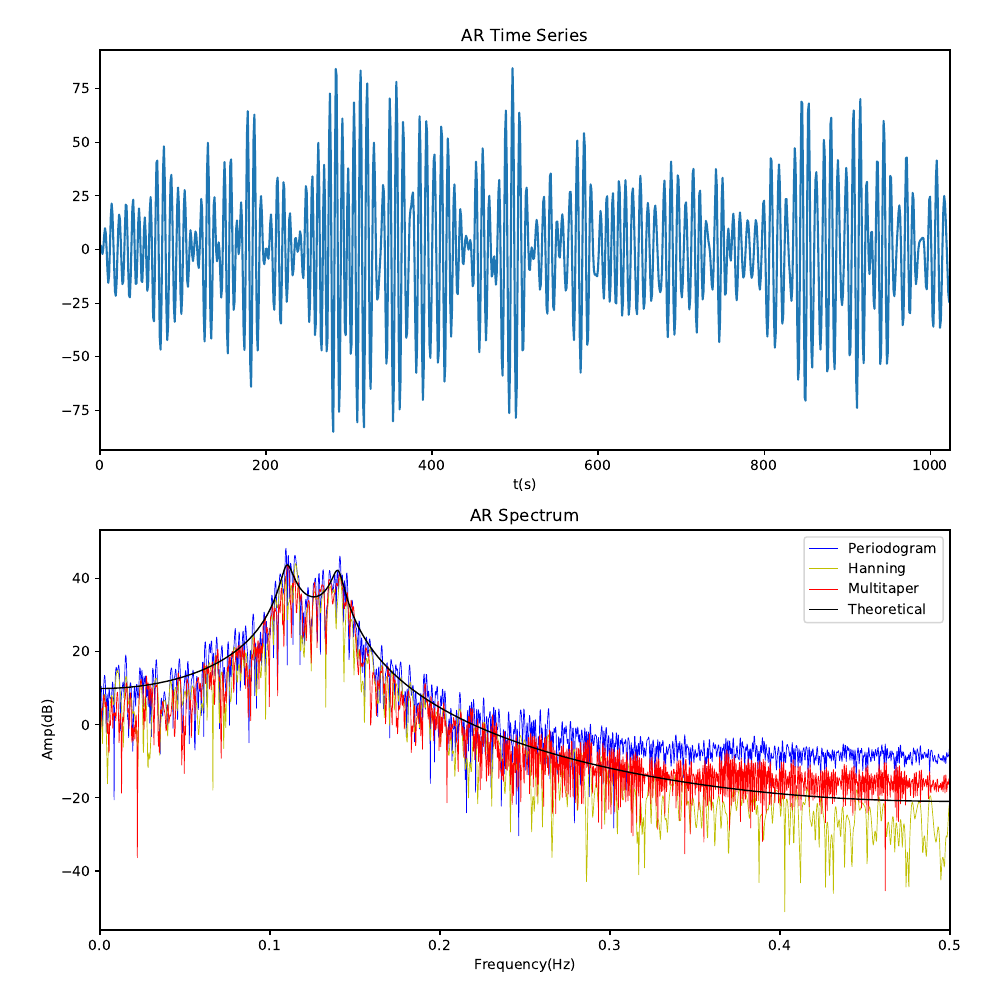

Write the Python code that produced this figure.
#!/usr/bin/env python
from scipy.signal import windows, freqz
from scipy.fftpack import fft,ifft
from scipy import hanning
import matplotlib.pylab as plt 
import numpy as np

#theoretical spectrum
a=2.7607
b=-3.8106
c=2.6535
d=-0.9238
dt=1
x=np.zeros(1028)
w=np.arange(0,np.pi/dt,0.001)
f=w/(2*np.pi/dt)
z=np.exp(-1j*w*dt)
X=1/(1-a*z-b*pow(z,2)-c*pow(z,3)-d*pow(z,4))
PX=np.abs(X)
LPX=20*np.log10(PX)

x[0:4]=np.random.randn(4)
for i in range(4,1028):
    x[i]=a*x[i-1]+b*x[i-2]+c*x[i-3]+d*x[i-4]+np.random.randn(1)
x=x[4:1028]
fn = 2048
M = 1024
NW = 4

hsum = np.zeros(fn,dtype='complex')
win, eigvals = windows.dpss(M, NW, 8, return_ratios=True)
w0,h0=freqz(x,worN=fn)
whan,hhan=freqz(hanning(len(x))*np.array(x),worN=fn)
for i in range(0,len(win)):
    w,h=freqz(win[i]*x,worN=fn)
    hsum+=h/np.sqrt(eigvals[i])
hsum/=len(win)

fig=plt.figure(figsize=(10,10))
rect2=(0.1,0.07,0.85,0.4)
rect1=(0.1,0.55,0.85,0.4)
ax1=plt.axes(rect1)
ax2=plt.axes(rect2)
ax1.plot(np.arange(0,1024,1),x)
ax1.set(title='AR Time Series',xlabel='t(s)',xlim=[0,1024])
ax2.plot(w0/(2*np.pi),20*np.log10(np.abs(h0/np.sqrt(len(x)))),'b-',linewidth=0.5)
ax2.plot(whan/(2*np.pi),20*np.log10(np.abs(hhan/np.sqrt(len(x)))),'y-',linewidth=0.5)
ax2.plot(w/(2*np.pi),20*np.log10(np.abs(hsum*np.sqrt(NW))),'r-',linewidth=0.5)
ax2.plot(f,LPX,'black',linewidth=1)
ax2.set(title='AR Spectrum',xlabel='Frequency(Hz)',ylabel='Amp(dB)',xlim=[0,0.5])
ax2.legend(['Periodogram','Hanning','Multitaper','Theoretical'])
plt.savefig('compara.pdf')
plt.show()



'''
fig=plt.figure(figsize=(14,10))
wid1=0.15
wid2=0.25
hei=0.18
ax=[]
for i in range(0,len(win)):
    bx1 = 0.05+(i%2)*0.5
    by1 = 0.75-(i/2)*0.22
    bx2 = bx1+0.18
    by2 = by1
    rect1=[bx1,by1,wid1,hei]
    rect2=[bx2,by2,wid2,hei]
    ax.append(plt.axes(rect1))
    ax.append(plt.axes(rect2))
    w[i],h[i]=freqz(win[i]*x,worN=fn)
    for j in range(0,i+1):
        hsum[i]+=h[j]/np.sqrt(eigvals[j])
        newin[i]+=win[j]/np.sqrt(eigvals[j])
    hsum[i]/=(i+1)
    wnew[i],hnew[i]=freqz(newin[i],worN=fn)
    newin[i]/=(j+1)

    ax[2*i].plot(w[i]/(2*np.pi),20*np.log10(np.abs(hnew[i])),linewidth=.5)
    ax[2*i].set(xlim=[0,0.01],ylim=[-100,40])
    ax[2*i+1].plot(w[i]/(2*np.pi),20*np.log10(np.abs(hsum[i]*np.sqrt(NW))),'b-',linewidth=.5)
    ax[2*i+1].plot(f,LPX,'r-',linewidth=.5)
    ax[2*i+1].set(ylim=[-50,50])
    ax[2*i+1].text(0.4,25,'K='+str(i+1))
    
#    ax[i].set(xlim=[0,0.02],title='stack number:'+str(i+1))

plt.savefig('stack.pdf')
plt.show()


ax1.plot(win.T, linewidth=1.)
for i in range(len(win)):
    ax2.plot(w[i]/(2*np.pi),20*np.log10(np.abs(h[i])),linewidth=1.)
ax1.set(xlim=[0, M-1], xlabel='Time',title='DPSS, M=%d, NW0=%0.1f' % (M, NW))
ax2.set(xlim=[0,0.5],ylim=[-200,50],xlabel='Frequency',ylabel='Magnitude(dB)',title='Amp Spectrum')
ax1.legend(['win[%d] (%0.4f)' % (ii, ratio)
for ii, ratio in enumerate(eigvals)])
ax2.legend(['win[%d] (%0.4f)' % (ii, ratio)
for ii, ratio in enumerate(eigvals)])
fig.tight_layout()
plt.savefig('dpss.pdf')
plt.show()
'''
